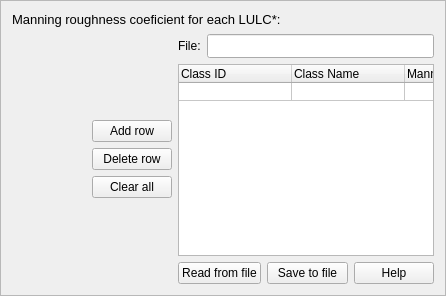
                 <widget class="QFrame" name="frame_5">
                  <property name="minimumSize">
                   <size>
                    <width>0</width>
                    <height>0</height>
                   </size>
                  </property>
                  <property name="frameShape">
                   <enum>QFrame::StyledPanel</enum>
                  </property>
                  <property name="frameShadow">
                   <enum>QFrame::Raised</enum>
                  </property>
                  <layout class="QGridLayout" name="gridLayout_49">
                   <item row="0" column="0" colspan="2">
                    <layout class="QVBoxLayout" name="verticalLayout_7">
                     <item>
                      <layout class="QHBoxLayout" name="horizontalLayout_13">
                       <item>
                        <widget class="QLabel" name="label_41">
                         <property name="text">
                          <string>&lt;html&gt;&lt;head/&gt;&lt;body&gt;&lt;p align=&quot;justify&quot;&gt;&lt;span style=&quot; font-size:10pt;&quot;&gt;Manning roughness coeficient for each LULC*: &lt;/span&gt;&lt;/p&gt;&lt;/body&gt;&lt;/html&gt;</string>
                         </property>
                        </widget>
                       </item>
                       <item>
                        <widget class="QLabel" name="label_42">
                         <property name="sizePolicy">
                          <sizepolicy hsizetype="Preferred" vsizetype="Preferred">
                           <horstretch>0</horstretch>
                           <verstretch>0</verstretch>
                          </sizepolicy>
                         </property>
                         <property name="minimumSize">
                          <size>
                           <width>16</width>
                           <height>16</height>
                          </size>
                         </property>
                         <property name="maximumSize">
                          <size>
                           <width>16</width>
                           <height>16</height>
                          </size>
                         </property>
                         <property name="toolTip">
                          <string>&lt;html&gt;&lt;head/&gt;&lt;body&gt;&lt;p&gt;&lt;span style=&quot; font-weight:600;&quot;&gt;*Required file&lt;/span&gt;&lt;/p&gt;&lt;p&gt;Add the Manning roughness and K coefficients (shallow concentrated flow) for each LULC. Read this information from a specific file or enter the data directly to the table.&lt;/p&gt;&lt;/body&gt;&lt;/html&gt;</string>
                         </property>
                         <property name="text">
                          <string/>
                         </property>
                         <property name="pixmap">
                          <pixmap resource="resources.qrc">:/plugins/hidroPixel/icons/icons/info(2).png</pixmap>
                         </property>
                         <property name="scaledContents">
                          <bool>true</bool>
                         </property>
                        </widget>
                       </item>
                      </layout>
                     </item>
                     <item>
                      <layout class="QHBoxLayout" name="horizontalLayout_16">
                       <item>
                        <layout class="QGridLayout" name="gridLayout_39">
                         <item row="1" column="1">
                          <widget class="QPushButton" name="btn_del_row_2">
                           <property name="toolTip">
                            <string>&lt;html&gt;&lt;head/&gt;&lt;body&gt;&lt;p&gt;Chose one line.&lt;/p&gt;&lt;/body&gt;&lt;/html&gt;</string>
                           </property>
                           <property name="text">
                            <string>Delete row</string>
                           </property>
                          </widget>
                         </item>
                         <item row="2" column="1" alignment="Qt::AlignTop">
                          <widget class="QPushButton" name="btn_clear_2">
                           <property name="text">
                            <string>Clear all</string>
                           </property>
                          </widget>
                         </item>
                         <item row="0" column="1" alignment="Qt::AlignBottom">
                          <widget class="QPushButton" name="btn_add_row_2">
                           <property name="text">
                            <string>Add row</string>
                           </property>
                          </widget>
                         </item>
                         <item row="1" column="0">
                          <spacer name="horizontalSpacer_7">
                           <property name="orientation">
                            <enum>Qt::Horizontal</enum>
                           </property>
                           <property name="sizeType">
                            <enum>QSizePolicy::Fixed</enum>
                           </property>
                           <property name="sizeHint" stdset="0">
                            <size>
                             <width>80</width>
                             <height>20</height>
                            </size>
                           </property>
                          </spacer>
                         </item>
                        </layout>
                       </item>
                       <item>
                        <layout class="QGridLayout" name="gridLayout_28">
                         <item row="0" column="0">
                          <layout class="QGridLayout" name="gridLayout_37">
                           <item row="0" column="0">
                            <layout class="QGridLayout" name="gridLayout_40">
                             <item row="0" column="0">
                              <widget class="QLabel" name="label_66">
                               <property name="text">
                                <string>&lt;html&gt;&lt;head/&gt;&lt;body&gt;&lt;p align=&quot;justify&quot;&gt;&lt;span style=&quot; font-size:10pt;&quot;&gt;File:&lt;/span&gt;&lt;/p&gt;&lt;/body&gt;&lt;/html&gt;</string>
                               </property>
                              </widget>
                             </item>
                             <item row="0" column="1">
                              <widget class="QLineEdit" name="le_10_pg2">
                               <property name="minimumSize">
                                <size>
                                 <width>220</width>
                                 <height>24</height>
                                </size>
                               </property>
                               <property name="maximumSize">
                                <size>
                                 <width>16777215</width>
                                 <height>24</height>
                                </size>
                               </property>
                               <property name="readOnly">
                                <bool>true</bool>
                               </property>
                               <property name="clearButtonEnabled">
                                <bool>true</bool>
                               </property>
                              </widget>
                             </item>
                            </layout>
                           </item>
                           <item row="1" column="0">
                            <widget class="QTableWidget" name="tbw_2_pg2">
                             <property name="layoutDirection">
                              <enum>Qt::LeftToRight</enum>
                             </property>
                             <property name="horizontalScrollBarPolicy">
                              <enum>Qt::ScrollBarAlwaysOff</enum>
                             </property>
                             <property name="autoScroll">
                              <bool>true</bool>
                             </property>
                             <property name="alternatingRowColors">
                              <bool>true</bool>
                             </property>
                             <property name="selectionMode">
                              <enum>QAbstractItemView::ExtendedSelection</enum>
                             </property>
                             <property name="textElideMode">
                              <enum>Qt::ElideMiddle</enum>
                             </property>
                             <property name="verticalScrollMode">
                              <enum>QAbstractItemView::ScrollPerItem</enum>
                             </property>
                             <property name="horizontalScrollMode">
                              <enum>QAbstractItemView::ScrollPerItem</enum>
                             </property>
                             <property name="showGrid">
                              <bool>true</bool>
                             </property>
                             <property name="gridStyle">
                              <enum>Qt::SolidLine</enum>
                             </property>
                             <property name="sortingEnabled">
                              <bool>true</bool>
                             </property>
                             <property name="wordWrap">
                              <bool>true</bool>
                             </property>
                             <property name="cornerButtonEnabled">
                              <bool>true</bool>
                             </property>
                             <attribute name="horizontalHeaderVisible">
                              <bool>true</bool>
                             </attribute>
                             <attribute name="horizontalHeaderCascadingSectionResizes">
                              <bool>true</bool>
                             </attribute>
                             <attribute name="horizontalHeaderDefaultSectionSize">
                              <number>113</number>
                             </attribute>
                             <attribute name="horizontalHeaderHighlightSections">
                              <bool>true</bool>
                             </attribute>
                             <attribute name="horizontalHeaderShowSortIndicator" stdset="0">
                              <bool>true</bool>
                             </attribute>
                             <attribute name="horizontalHeaderStretchLastSection">
                              <bool>false</bool>
                             </attribute>
                             <attribute name="verticalHeaderVisible">
                              <bool>false</bool>
                             </attribute>
                             <attribute name="verticalHeaderCascadingSectionResizes">
                              <bool>false</bool>
                             </attribute>
                             <attribute name="verticalHeaderMinimumSectionSize">
                              <number>5</number>
                             </attribute>
                             <attribute name="verticalHeaderDefaultSectionSize">
                              <number>5</number>
                             </attribute>
                             <row>
                              <property name="text">
                               <string>1</string>
                              </property>
                             </row>
                             <column>
                              <property name="text">
                               <string>Class ID</string>
                              </property>
                              <property name="textAlignment">
                               <set>AlignLeading|AlignVCenter</set>
                              </property>
                             </column>
                             <column>
                              <property name="text">
                               <string>Class Name</string>
                              </property>
                              <property name="textAlignment">
                               <set>AlignLeading|AlignVCenter</set>
                              </property>
                             </column>
                             <column>
                              <property name="text">
                               <string>Manning</string>
                              </property>
                              <property name="textAlignment">
                               <set>AlignLeading|AlignVCenter</set>
                              </property>
                             </column>
                             <column>
                              <property name="text">
                               <string>Coefficient K</string>
                              </property>
                              <property name="textAlignment">
                               <set>AlignLeading|AlignVCenter</set>
                              </property>
                             </column>
                            </widget>
                           </item>
                          </layout>
                         </item>
                         <item row="1" column="0">
                          <layout class="QGridLayout" name="gridLayout_41">
                           <item row="0" column="2">
                            <widget class="QPushButton" name="btn_help_t2">
                             <property name="text">
                              <string>Help</string>
                             </property>
                            </widget>
                           </item>
                           <item row="0" column="1">
                            <widget class="QPushButton" name="btn_save_file_t2">
                             <property name="text">
                              <string>Save to file</string>
                             </property>
                            </widget>
                           </item>
                           <item row="0" column="0">
                            <widget class="QPushButton" name="btn_read_t2">
                             <property name="text">
                              <string>Read from file</string>
                             </property>
                            </widget>
                           </item>
                          </layout>
                         </item>
                        </layout>
                       </item>
                      </layout>
                     </item>
                    </layout>
                   </item>
                  </layout>
                 </widget>
